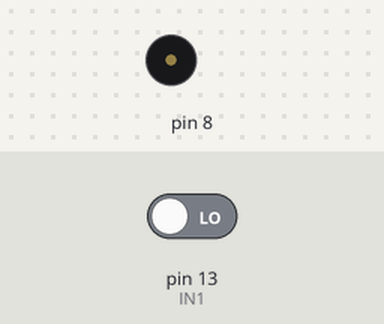
Simulated run of this sketch. Board: Arduino Uno, built with avr-gcc and run on an emulated ATmega328P. Parts: buzzer (waves = sounding). Inputs (shaded band) come from the test bench; at power-on: pin 13 (IN1) LOW.

Above: at 1.2 s.
1.3 s: pin 13 (IN1) driven HIGH
At 2.3 s:
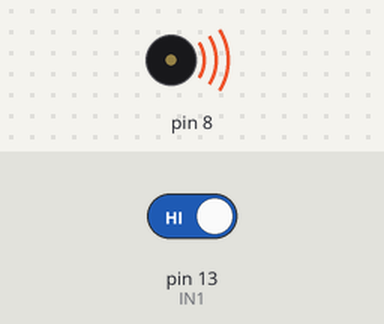
Timing chart, 0 to 4.3 s (numbered marks = the images above; inputs shaded):
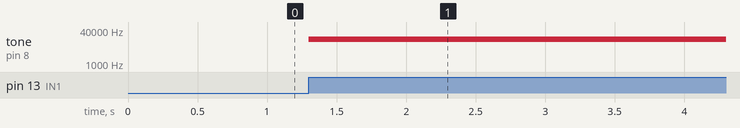

Measured:
- after the input at 1.3 s, tone on pin 8: silent → 15000 Hz at once

The sketch:

ir.ino
```cpp
int IN1 =13;
void setup() {
  // put your setup code here, to run once:
Serial.begin(9600);
pinMode(IN1,INPUT);
pinMode(8,OUTPUT);
}

void loop() {
  // put your main code here, to run repeatedly:
if(digitalRead(IN1)==1)
{

  tone(8,15000);
  }
}
```
